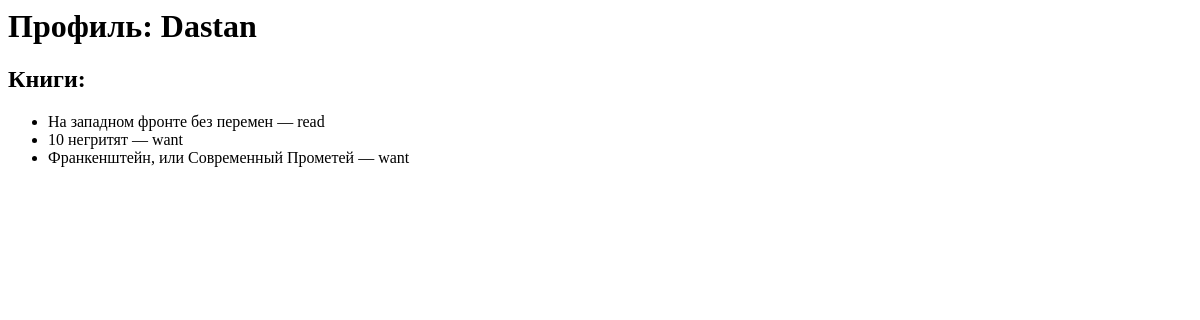
Before: /users/Dastan/ with the older database file.
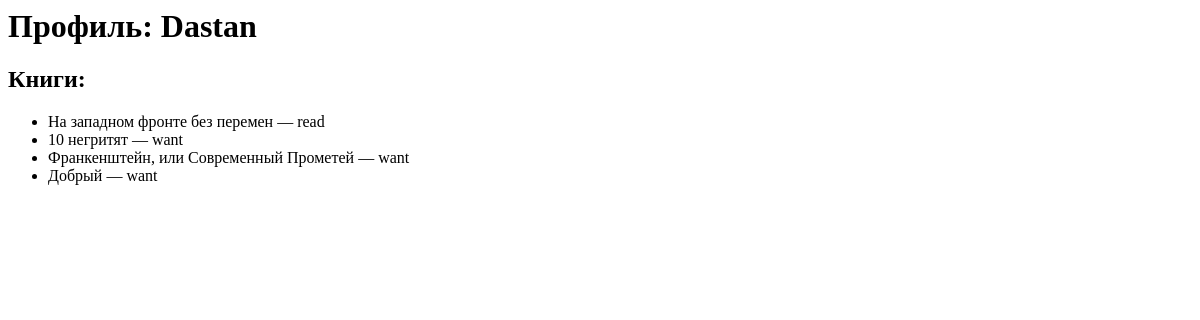
After: the same page with the newer database file.
### books/models.py (models this page shows, shortened)
class UserBook(models.Model):
    STATUS_CHOICES = [
        ('want', 'Буду читать'),
        ('reading', 'Читаю'),
        ('read', 'Прочитано'),
    ]
    user = models.ForeignKey(User, on_delete=models.CASCADE)
    book = models.ForeignKey(Book, on_delete=models.CASCADE)
    status = models.CharField(max_length = 10, choices = STATUS_CHOICES)
    class Meta:
        unique_together = ('user', 'book')

class Book(models.Model):
    title = models.CharField(max_length = 100)
    summary = models.TextField(max_length = 1000, help_text = 'Краткое описание книги', blank = True)
    author = models.ForeignKey('Author', on_delete = models.SET_NULL, null = True)
    owners = models.ManyToManyField(User, related_name='books', blank=True)
    image_url = models.URLField(blank=True, null = True)
    class Meta:
        ordering = ['title']

### users/views.py (the view)
# urls.py: path('<str:username>/', public_profile_view, name='public-profile'),
def public_profile_view(request, username):
    user_profile = get_object_or_404(User, username = username)
    user_books = UserBook.objects.filter(user = user_profile)
    return render(request, 'users/public_profile.html', {
        'user_profile': user_profile,
        'user_books': user_books
    })

### users/templates/users/public_profile.html
<h1>Профиль: {{ user_profile.username }}</h1>
<h2>Книги:</h2>
<ul>
  {% for user_book in user_books %}
    <li>{{ user_book.book.title }} — {{ user_book.status }}</li>
  {% empty %}
    <li>Пользователь пока не добавил книг.</li>
  {% endfor %}
</ul>

Changed rows visible on the page:
added UserBook: book "Добрый", status "want"
